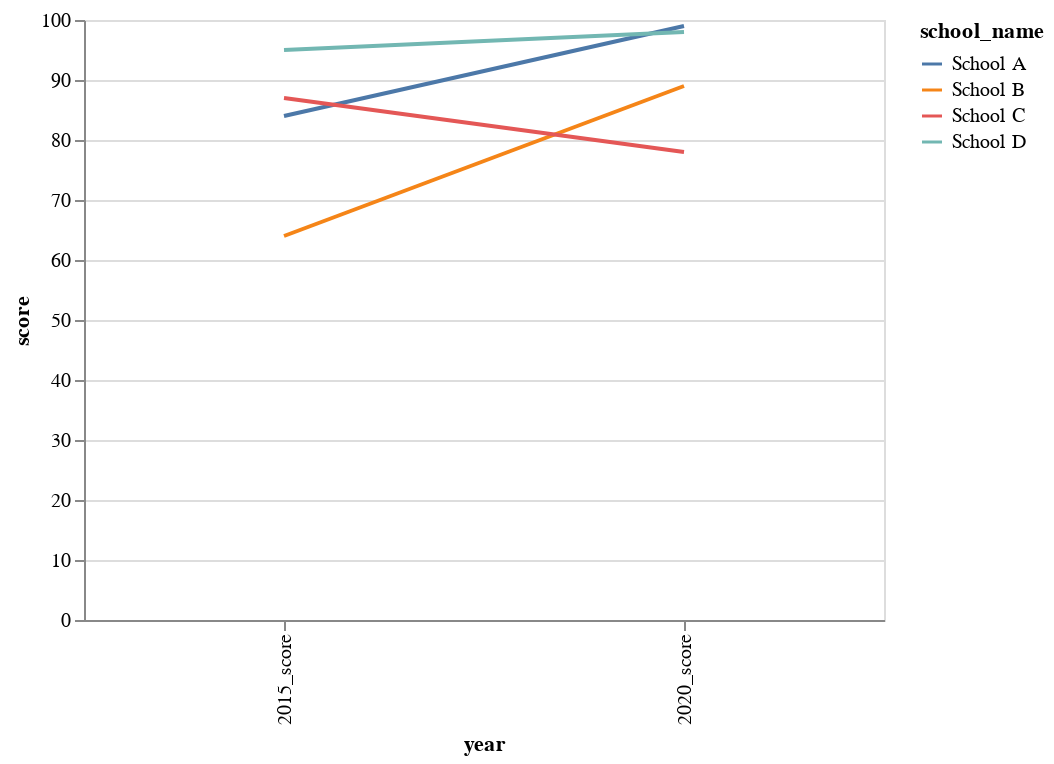

Notebook cell for this chart:
### Markdown cell above
Once the data is in long format, now we can just say, "put the year on the x axis and the score on the y axis" and the chart gets built like magic!

### Code cell
alt.Chart(melted).mark_line().encode(
    x='year:N',
    y='score:Q',
    color='school_name:N'
).properties(width=400)

### Figure 1 — Vega-Lite specification as saved in the notebook (floating-point values rounded to 4 significant figures)
{"config": {"view": {"continuousWidth": 400, "continuousHeight": 300}}, "data": {"name": "data-2b76c1cb7cf6ad06a918c5c6c03ae9aa"}, "mark": "line", "encoding": {"color": {"field": "school_name", "type": "nominal"}, "x": {"field": "year", "type": "nominal"}, "y": {"field": "score", "type": "quantitative"}}, "width": 400, "$schema": "https://vega.github.io/schema/vega-lite/v4.17.0.json", "datasets": {"data-2b76c1cb7cf6ad06a918c5c6c03ae9aa": [{"school_name": "School A", "year": "2015_score", "score": 84}, {"school_name": "School B", "year": "2015_score", "score": 64}, {"school_name": "School C", "year": "2015_score", "score": 87}, {"school_name": "School D", "year": "2015_score", "score": 95}, {"school_name": "School A", "year": "2020_score", "score": 99}, {"school_name": "School B", "year": "2020_score", "score": 89}, {"school_name": "School C", "year": "2020_score", "score": 78}, {"school_name": "School D", "year": "2020_score", "score": 98}]}}
